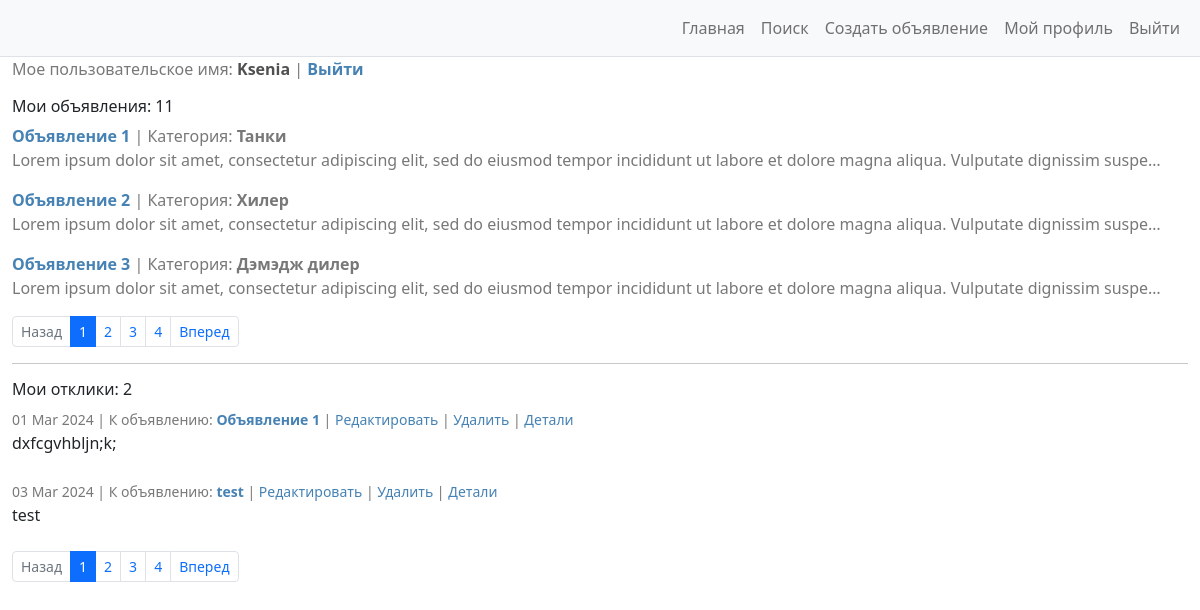
Page /my_profile/ (signed in) on the earlier database version.
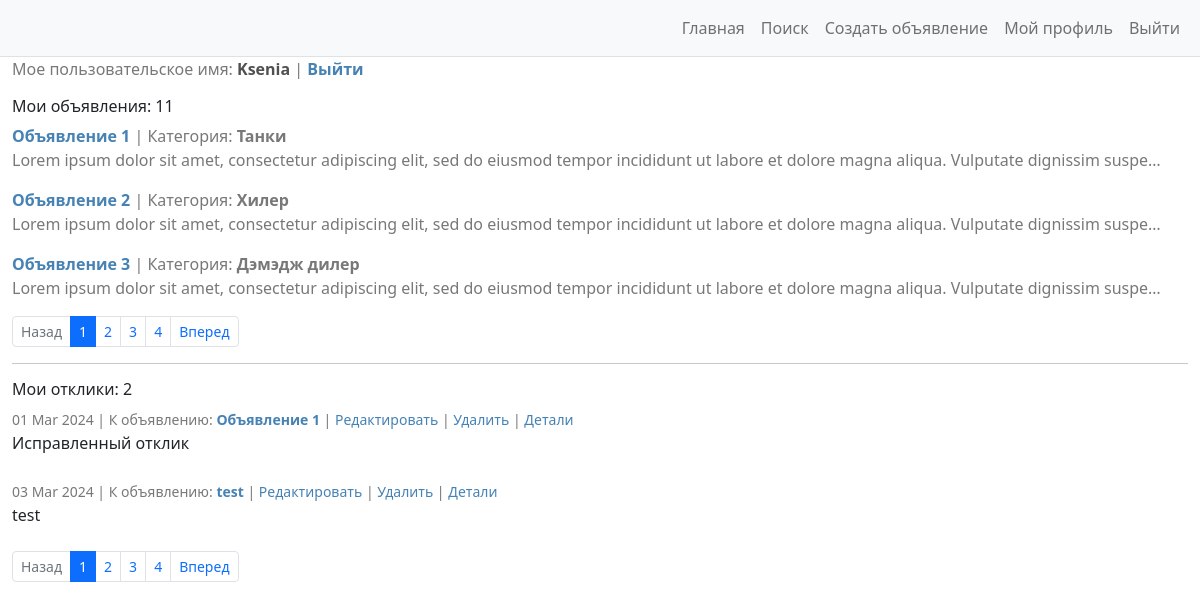
Same page on the later database version.
### advertisments/models.py (models this page shows, shortened)
class Reply(models.Model):
    author = models.ForeignKey(
        to=User,
        on_delete=models.CASCADE,
    )
    date_sent = models.DateTimeField(
        auto_now_add=True,
    )
    ad = models.ForeignKey(
        to=Ad,
        on_delete=models.CASCADE,
        related_name='replies_to_ad',
    )
    text = models.TextField(
        blank=True,
    )
    is_accepted = models.BooleanField(
        default=False
    )
    class Meta:
        ordering = ['date_sent']
        verbose_name = 'Отклик'
        verbose_name_plural = 'Отклики'

class Ad(models.Model):
    pub_date = models.DateTimeField(
        auto_now_add=True
    )
    author = models.ForeignKey(
        to=User,
        on_delete=models.CASCADE,
    )
    title = models.CharField(
        max_length=255,
        help_text='До 255 символов',
    )
    category = models.CharField(
        max_length=18,
        choices=CATEGORIES,
        default=None,
    )
    content = RichTextUploadingField(
        blank=True
    )
    class Meta:
        ordering = ['pub_date']
        verbose_name = 'Объявление'
        verbose_name_plural = 'Объявления'

### advertisments/views.py (the view)
# urls.py: path('my_profile/', UserProfile.as_view(), name='user_profile'),
class UserProfile(ListView):
    template_name = "user_profile.html"
    model = Ad
    paginate_by = 3
    def get_context_data(self, *, object_list=None, **kwargs):
        context = super().get_context_data(**kwargs)
        context['ads'] = Ad.objects.filter(author=self.request.user).all()
        context['replies'] = Reply.objects.filter(author=self.request.user).all()
        return context

### advertisments/templates/user_profile.html (shortened to what the changed rows need)
{% extends 'base.html' %}
{% block content %}
<div class="container-fluid" style="width:1200px;margin:0 auto;">
    <p style="color:rgb(120, 120, 120)">
    </p>
    <h6> Мои объявления: {{ ads.count }} </h6>
    {% for ad in ad_list %}
    <p style="color:rgb(120, 120, 120)">
        <br>
    </p>
    {% endfor %}
    {% if is_paginated %}
    <nav aria-label="Page navigation example">
    </nav>
    <hr>
</div>
{% endif %}
<div class="container-fluid" style="width:1200px;margin:0 auto;">
    <h6> Мои отклики: {{ replies.count }} </h6>
    {% for reply in replies %}
        <small style="color:rgb(120, 120, 120)">
            {{ reply.date_sent|date:'d M Y' }} | К объявлению:
            <a style="color:#4682B4" href="{% url 'ads_detail' reply.ad.id %}">
                <b>{{ reply.ad.title }}</b>
            </a>
            |
            <a style="color:#4682B4" href="{% url 'reply_update' reply.id %}">
                Редактировать
            </a>
            |
            <a style="color:#4682B4" href="{% url 'reply_delete' reply.id %}">
                Удалить
            </a>
            |
            <a style="color:#4682B4" href="{% url 'reply_detail' reply.id %}">
                Детали
            </a>
        </small>
        <br>
        {{ reply.text|striptags|truncatechars:150 }}
        <br>
    <br>
    {% endfor %}
    {% if is_paginated %}
    <nav aria-label="Page navigation example">
        <ul class="pagination pagination-sm">
        </ul>
    </nav>
    {% endif %}
</div>
{% endblock content %}

Differences in the rows shown:
changed Reply "Объявление 1": text "dxfcgvhbljn;k;" → "Исправленный отклик"
